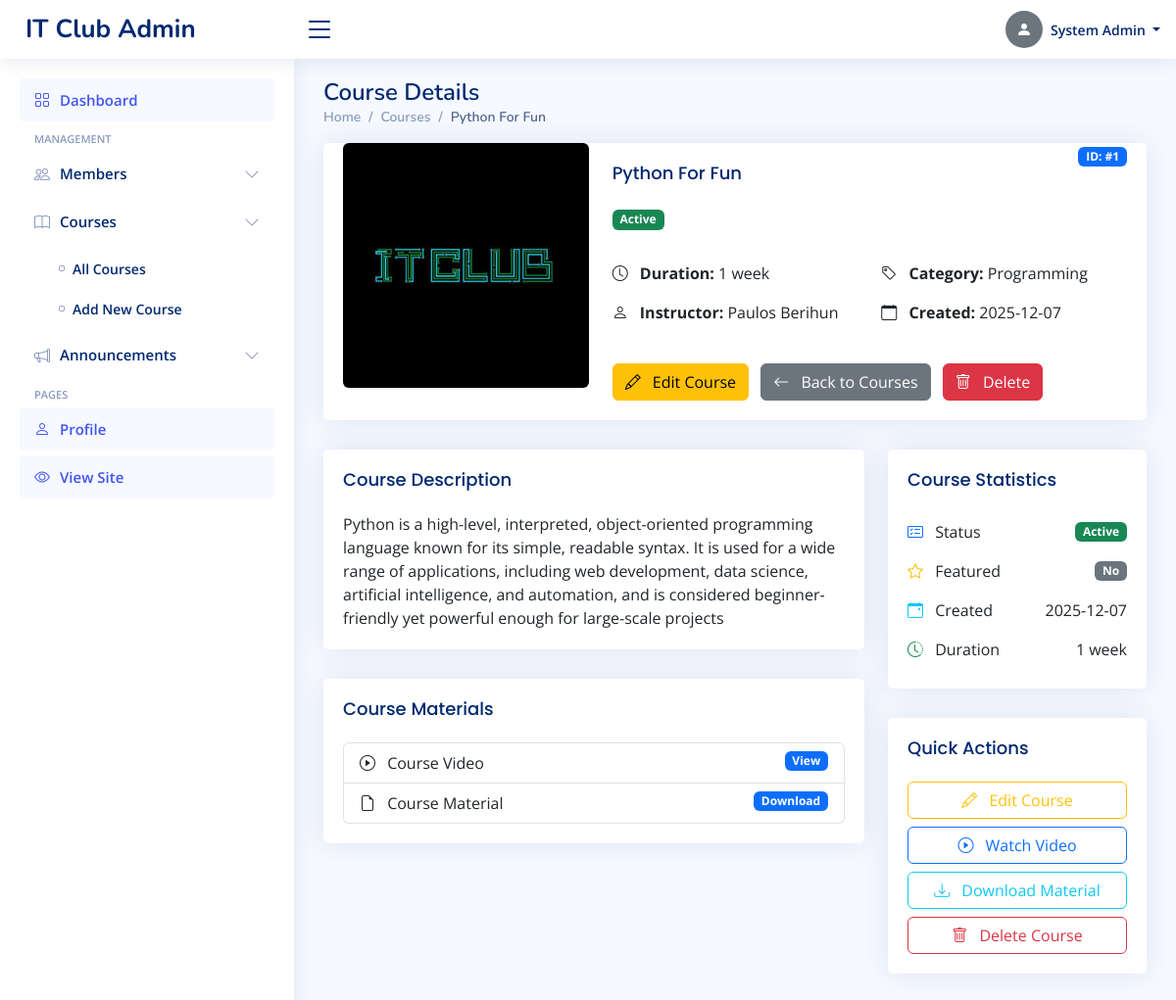
The app's page /admin/courses/view/1 (signed in) with its own data.
### tables this page shows
CREATE TABLE courses (
        id INTEGER PRIMARY KEY AUTOINCREMENT,
        title TEXT NOT NULL,
        time TEXT,
        category TEXT,
        teacher TEXT,
        description TEXT,
        course_video TEXT,
        course_material TEXT,
        thumbnail TEXT,
        is_featured INTEGER DEFAULT 0,
        status TEXT DEFAULT 'active',
        created_at TIMESTAMP DEFAULT CURRENT_TIMESTAMP
    );

### app.py (the view)
@app.route('/admin/courses/view/<int:course_id>')
@admin_required
def view_course(course_id):
    db = get_db()
    course_row = db.execute('SELECT * FROM courses WHERE id = ?', (course_id,)).fetchone()
    course = row_to_dict(course_row)
    if course:
        course['thumbnail'] = resolve_media_path(course.get('thumbnail'))
        course['course_material'] = resolve_media_path(course.get('course_material'))
        cv = course.get('course_video')
        if cv and not str(cv).startswith('http'):
            course['course_video'] = resolve_media_path(cv)
        course.setdefault('title', '')
        course.setdefault('created_at', None)
    return render_template('admin/view_course.html', course=course)

### templates/admin/view_course.html (shortened to what this page needs)
<!DOCTYPE html>
<html lang="en">
<head>
  <link href="{{ url_for('static', filename='vendor/bootstrap/css/bootstrap.min.css') }}" rel="stylesheet">
  <link href="{{ url_for('static', filename='vendor/bootstrap-icons/bootstrap-icons.css') }}" rel="stylesheet">
  <link href="{{ url_for('static', filename='vendor/boxicons/css/boxicons.min.css') }}" rel="stylesheet">
  <link rel="stylesheet" href="https://cdn.jsdelivr.net/npm/bootstrap-icons@1.10.5/font/bootstrap-icons.css">
  <link rel="stylesheet" href="https://cdnjs.cloudflare.com/ajax/libs/boxicons/2.1.4/css/boxicons.min.css">
  <link rel="stylesheet" href="https://cdn.jsdelivr.net/npm/remixicon@2.5.0/fonts/remixicon.css">
  <link href="{{ url_for('static', filename='css/style.css') }}" rel="stylesheet">
</head>
<body>
  <header id="header" class="header fixed-top d-flex align-items-center">
    <div class="d-flex align-items-center justify-content-between">
      <a href="{{ url_for('admin_dashboard') }}" class="logo d-flex align-items-center">
        <span class="d-none d-lg-block">IT Club Admin</span>
      </a>
      <i class="bi bi-list toggle-sidebar-btn"></i>
    </div>
    <nav class="header-nav ms-auto">
      <ul class="d-flex align-items-center">
        <li class="nav-item dropdown pe-3">
          <a class="nav-link nav-profile d-flex align-items-center pe-0" href="#" data-bs-toggle="dropdown">
            {% set _avatar_src = None %}
            {% if admin and admin.profile_picture %}
              {% if admin.profile_picture.startswith('http') or admin.profile_picture.startswith('/') %}
                {% set _avatar_src = admin.profile_picture %}
              {% else %}
                {% set _avatar_src = url_for('static', filename=admin.profile_picture) %}
              {% endif %}
            {% endif %}
            {% if _avatar_src %}
              <img src="{{ _avatar_src }}" alt="Profile" class="rounded-circle">
            {% else %}
              <div class="rounded-circle bg-secondary d-flex align-items-center justify-content-center" style="width:38px;height:38px;">
                <i class="bi bi-person-fill text-white"></i>
              </div>
            {% endif %}
            <span class="d-none d-md-block dropdown-toggle ps-2">
              {{ session.get('admin_name', 'Admin') }}
            </span>
          </a>
        </li>
      </ul>
    </nav>
  </header>
  <aside id="sidebar" class="sidebar">
    <ul class="sidebar-nav" id="sidebar-nav">
      <li class="nav-item">
        <a class="nav-link" href="{{ url_for('admin_dashboard') }}">
          <i class="bi bi-grid"></i><span>Dashboard</span>
        </a>
      </li>
      <li class="nav-heading">Management</li>
      <li class="nav-item">
        <a class="nav-link collapsed" data-bs-target="#members-nav" data-bs-toggle="collapse" href="#">
          <i class="bi bi-people"></i><span>Members</span><i class="bi bi-chevron-down ms-auto"></i>
        </a>
      </li>
      <li class="nav-item">
        <a class="nav-link collapsed" data-bs-target="#courses-nav" data-bs-toggle="collapse" href="#">
          <i class="bi bi-book"></i><span>Courses</span><i class="bi bi-chevron-down ms-auto"></i>
        </a>
        <ul id="courses-nav" class="nav-content collapse show" data-bs-parent="#sidebar-nav">
          <li><a href="{{ url_for('admin_courses') }}"><i class="bi bi-circle"></i><span>All Courses</span></a></li>
          <li><a href="{{ url_for('add_courses') }}"><i class="bi bi-circle"></i><span>Add New Course</span></a></li>
        </ul>
      </li>
      <li class="nav-item">
        <a class="nav-link collapsed" data-bs-target="#announcements-nav" data-bs-toggle="collapse" href="#">
          <i class="bi bi-megaphone"></i><span>Announcements</span><i class="bi bi-chevron-down ms-auto"></i>
        </a>
      </li>
      <li class="nav-heading">Pages</li>
      <li class="nav-item">
        <a class="nav-link" href="{{ url_for('admin_profile') }}">
          <i class="bi bi-person"></i><span>Profile</span>
        </a>
      </li>
      <li class="nav-item">
        <a class="nav-link" href="{{ url_for('index') }}" target="_blank">
          <i class="bi bi-eye"></i><span>View Site</span>
        </a>
      </li>
    </ul>
  </aside>
  <main id="main" class="main">
    <div class="pagetitle">
      <h1>Course Details</h1>
      <nav>
        <ol class="breadcrumb">
          <li class="breadcrumb-item"><a href="{{ url_for('admin_dashboard') }}">Home</a></li>
          <li class="breadcrumb-item"><a href="{{ url_for('admin_courses') }}">Courses</a></li>
          <li class="breadcrumb-item active">{{ course.title }}</li>
        </ol>
      </nav>
    </div>
    <section class="section">
      <div class="row">
        <div class="col-lg-12">
          <div class="card">
            <div class="card-body">
              <div class="row">
                <div class="col-lg-4">
                  <div class="text-center">
                    {% if course.thumbnail %}
                    <img src="{{ course.thumbnail }}" alt="Course Thumbnail" class="img-fluid rounded" style="max-height: 300px; object-fit: cover;">
                    {% else %}
                    <div class="rounded bg-secondary d-flex align-items-center justify-content-center" style="height: 300px;">
                      <i class="bi bi-book text-white display-1"></i>
                    </div>
                    {% endif %}
                  </div>
                </div>
                <div class="col-lg-8">
                  <div class="d-flex justify-content-between align-items-start">
                    <div>
                      <h3 class="card-title">{{ course.title }}</h3>
                      <div class="mb-3">
                        <span class="badge bg-{{ 'success' if course.status == 'active' else 'secondary' }}">
                          {{ course.status|title if course.status else 'N/A' }}
                        </span>
                      </div>
                    </div>
                    <div>
                      <span class="badge bg-primary">ID: #{{ course.id }}</span>
                    </div>
                  </div>
                  <div class="row mt-3">
                    <div class="col-md-6">
                      <p><i class="bi bi-clock me-2"></i> <strong>Duration:</strong> {{ course.time or 'Not specified' }}</p>
                      <p><i class="bi bi-person me-2"></i> <strong>Instructor:</strong> {{ course.teacher or 'Not specified' }}</p>
                    </div>
                    <div class="col-md-6">
                      <p><i class="bi bi-tag me-2"></i> <strong>Category:</strong> {{ course.category or 'General' }}</p>
                      <p><i class="bi bi-calendar me-2"></i> <strong>Created:</strong> {{ course.created_at[:10] if course.created_at else 'N/A' }}</p>
                    </div>
                  </div>
                  <div class="mt-4">
                    <a href="{{ url_for('edit_courses', course_id=course.id) }}" class="btn btn-warning">
                      <i class="bi bi-pencil me-2"></i> Edit Course
                    </a>
                    <a href="{{ url_for('admin_courses') }}" class="btn btn-secondary ms-2">
                      <i class="bi bi-arrow-left me-2"></i> Back to Courses
                    </a>
                    <button type="button" class="btn btn-danger ms-2" data-bs-toggle="modal" data-bs-target="#deleteModal">
                      <i class="bi bi-trash me-2"></i> Delete
                    </button>
                  </div>
                </div>
              </div>
            </div>
          </div>
          <div class="row mt-4">
            <div class="col-lg-8">
              <div class="card">
                <div class="card-body">
                  <h5 class="card-title">Course Description</h5>
                  {% if course.description %}
                  <p class="card-text">{{ course.description|safe }}</p>
                  {% else %}
                  <p class="text-muted">No description available for this course.</p>
                  {% endif %}
                </div>
              </div>
              <div class="card mt-4">
                <div class="card-body">
                  <h5 class="card-title">Course Materials</h5>
                  {% if course.course_video or course.course_material %}
                  <div class="list-group">
                    {% if course.course_video %}
                    <a href="{{ course.course_video }}" target="_blank" class="list-group-item list-group-item-action">
                      <i class="bi bi-play-circle me-2"></i> Course Video
                      <span class="badge bg-primary float-end">View</span>
                    </a>
                    {% endif %}
                    {% if course.course_material %}
                    <a href="{{ course.course_material }}" target="_blank" class="list-group-item list-group-item-action">
                      <i class="bi bi-file-earmark me-2"></i> Course Material
                      <span class="badge bg-primary float-end">Download</span>
                    </a>
                    {% endif %}
                  </div>
                  {% else %}
                  <p class="text-muted">No materials available for this course.</p>
                  {% endif %}
                </div>
              </div>
            </div>
            <div class="col-lg-4">
              <div class="card">
                <div class="card-body">
                  <h5 class="card-title">Course Statistics</h5>
                  <div class="list-group list-group-flush">
                    <div class="list-group-item d-flex justify-content-between align-items-center border-0 px-0">
                      <div>
                        <i class="bi bi-card-checklist text-primary me-2"></i>
                        <span>Status</span>
                      </div>
                      <span class="badge bg-{{ 'success' if course.status == 'active' else 'secondary' }}">
                        {{ course.status|title }}
                      </span>
                    </div>
                    <div class="list-group-item d-flex justify-content-between align-items-center border-0 px-0">
                      <div>
                        <i class="bi bi-star text-warning me-2"></i>
                        <span>Featured</span>
                      </div>
                      <span class="badge bg-{{ 'warning' if course.is_featured else 'secondary' }}">
                        {{ 'Yes' if course.is_featured else 'No' }}
                      </span>
                    </div>
                    <div class="list-group-item d-flex justify-content-between align-items-center border-0 px-0">
                      <div>
                        <i class="bi bi-calendar-event text-info me-2"></i>
                        <span>Created</span>
                      </div>
                      <span>{{ course.created_at[:10] if course.created_at else 'N/A' }}</span>
                    </div>
                    <div class="list-group-item d-flex justify-content-between align-items-center border-0 px-0">
                      <div>
                        <i class="bi bi-clock-history text-success me-2"></i>
                        <span>Duration</span>
                      </div>
                      <span>{{ course.time or 'N/A' }}</span>
                    </div>
                  </div>
                </div>
              </div>
              <div class="card mt-4">
                <div class="card-body">
                  <h5 class="card-title">Quick Actions</h5>
                  <div class="d-grid gap-2">
                    <a href="{{ url_for('edit_courses', course_id=course.id) }}" class="btn btn-outline-warning">
                      <i class="bi bi-pencil me-2"></i> Edit Course
                    </a>
                    {% if course.course_video %}
                    <a href="{{ course.course_video }}" target="_blank" class="btn btn-outline-primary">
                      <i class="bi bi-play-circle me-2"></i> Watch Video
                    </a>
                    {% endif %}
                    {% if course.course_material %}
                    <a href="{{ course.course_material }}" target="_blank" class="btn btn-outline-info">
                      <i class="bi bi-download me-2"></i> Download Material
                    </a>
                    {% endif %}
                    <button type="button" class="btn btn-outline-danger" data-bs-toggle="modal" data-bs-target="#deleteModal">
                      <i class="bi bi-trash me-2"></i> Delete Course
                    </button>
                  </div>
                </div>
              </div>
            </div>
          </div>
        </div>
      </div>
    </section>
  </main>
</body>
</html>

### records on screen
courses: title "Python For Fun", thumbnail (picture), status "Active", id "1", time "1 week", teacher "Paulos Berihun", category "Programming", created_at "2025-12-07", description "Python is a high-level, interpreted, object-oriented programming language known for its simple, readable syntax. It is used for a wide range of applications, including web development, data science, artificial intelligence, and automation, and is considered beginner-friendly yet powerful enough for large-scale projects", is_featured "No"

### other values on screen
{{ session.get('admin_name', 'Admin') }} "System Admin"
